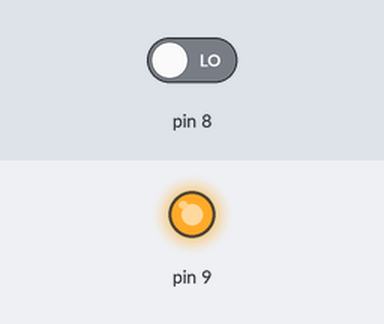
Simulated run of this program. Board: Arduino Uno, built with avr-gcc and run on an emulated ATmega328P. Parts: output pins drawn as LEDs (lit = HIGH). Dashed ring = blinking. The test bench sets the inputs (shaded band); at power-on: pin 8 LOW.

Above: at 1.2 s.
1.3 s: pin 8 driven HIGH
At 3.2 s:
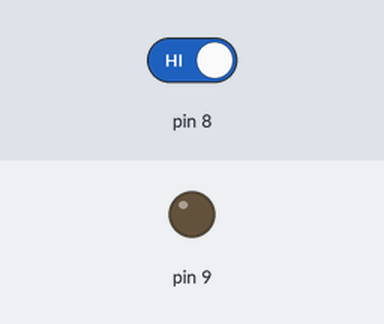
3.8 s: pin 8 driven LOW
At 4.4 s:
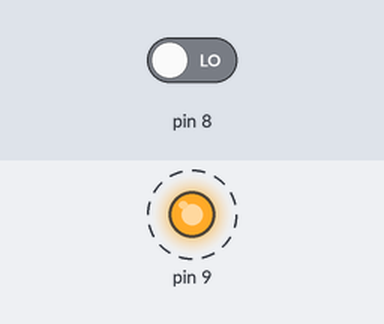
Timing chart, 0 to 17.8 s (numbered marks = the images above; inputs shaded):
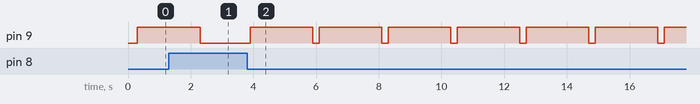

The program:

main.cpp
```cpp
extern "C"{
#include "IRSensor.h"
#include "objectDetection.h"
}
#include <Arduino.h>

void run_100ms(void);
void setup() {
pinMode(8,INPUT);
pinMode(9,OUTPUT);
}

void loop() {
  // put your main code here, to run repeatedly:
  run_100ms();
}

void run_100ms(void){
static unsigned long lastFunction1Time = 0;
unsigned long currentMillis = millis();
if (currentMillis - lastFunction1Time >= 100){
  lastFunction1Time = currentMillis;
  IRSensor_U.objectExist_B = digitalRead (8);
   IRSensor_objectDetection(IRSensor_U.objectExist_B, &IRSensor_Y.detectionLamp_B,
    &IRSensor_DW.objectDetection);
    digitalWrite (9, IRSensor_Y.detectionLamp_B);
}

}
```

IRSensor.c
```cpp
/*
 * File: IRSensor.c
 *
 * Code generated for Simulink model 'IRSensor'.
 *
 * Model version                  : 1.1
 * Simulink Coder version         : 23.2 (R2023b) 01-Aug-2023
 * C/C++ source code generated on : Mon Jul 15 14:19:00 2024
 *
 * Target selection: ert.tlc
 * Embedded hardware selection: Intel->x86-64 (Windows64)
 * Code generation objectives: Unspecified
 * Validation result: Not run
 */

#include "IRSensor.h"
#include "objectDetection.h"

/* Block states (default storage) */
DW_IRSensor_T IRSensor_DW;

/* External inputs (root inport signals with default storage) */
ExtU_IRSensor_T IRSensor_U;

/* External outputs (root outports fed by signals with default storage) */
ExtY_IRSensor_T IRSensor_Y;

/* Real-time model */
static RT_MODEL_IRSensor_T IRSensor_M_;
RT_MODEL_IRSensor_T *const IRSensor_M = &IRSensor_M_;

/* Model step function */
void IRSensor_step(void)
{
  /* Outputs for Atomic SubSystem: '<Root>/objectDetection' */

  /* Inport: '<Root>/objectExist_B' incorporates:
   *  Outport: '<Root>/detectionLamp_B'
   */
  IRSensor_objectDetection(IRSensor_U.objectExist_B, &IRSensor_Y.detectionLamp_B,
    &IRSensor_DW.objectDetection);

  /* End of Outputs for SubSystem: '<Root>/objectDetection' */
}

/* Model initialize function */
void IRSensor_initialize(void)
{
  /* SystemInitialize for Atomic SubSystem: '<Root>/objectDetection' */

  /* SystemInitialize for Outport: '<Root>/detectionLamp_B' */
  IRSensor_objectDetection_Init(&IRSensor_Y.detectionLamp_B);

  /* End of SystemInitialize for SubSystem: '<Root>/objectDetection' */
}

/* Model terminate function */
void IRSensor_terminate(void)
{
  /* (no terminate code required) */
}

/*
 * File trailer for generated code.
 *
 * [EOF]
 */
```

IRSensor.h
```cpp
/*
 * File: IRSensor.h
 *
 * Code generated for Simulink model 'IRSensor'.
 *
 * Model version                  : 1.1
 * Simulink Coder version         : 23.2 (R2023b) 01-Aug-2023
 * C/C++ source code generated on : Mon Jul 15 14:19:00 2024
 *
 * Target selection: ert.tlc
 * Embedded hardware selection: Intel->x86-64 (Windows64)
 * Code generation objectives: Unspecified
 * Validation result: Not run
 */

#ifndef RTW_HEADER_IRSensor_h_
#define RTW_HEADER_IRSensor_h_
#ifndef IRSensor_COMMON_INCLUDES_
#define IRSensor_COMMON_INCLUDES_
#include "rtwtypes.h"
#endif                                 /* IRSensor_COMMON_INCLUDES_ */

#include "IRSensor_types.h"
#include "objectDetection.h"

/* Macros for accessing real-time model data structure */
#ifndef rtmGetErrorStatus
#define rtmGetErrorStatus(rtm)         ((rtm)->errorStatus)
#endif

#ifndef rtmSetErrorStatus
#define rtmSetErrorStatus(rtm, val)    ((rtm)->errorStatus = (val))
#endif

/* Block states (default storage) for system '<Root>' */
typedef struct {
  DW_objectDetection_IRSensor_T objectDetection;/* '<Root>/objectDetection' */
} DW_IRSensor_T;

/* External inputs (root inport signals with default storage) */
typedef struct {
  boolean_T objectExist_B;             /* '<Root>/objectExist_B' */
} ExtU_IRSensor_T;

/* External outputs (root outports fed by signals with default storage) */
typedef struct {
  boolean_T detectionLamp_B;           /* '<Root>/detectionLamp_B' */
} ExtY_IRSensor_T;

/* Real-time Model Data Structure */
struct tag_RTM_IRSensor_T {
  const char_T * volatile errorStatus;
};

/* Block states (default storage) */
extern DW_IRSensor_T IRSensor_DW;

/* External inputs (root inport signals with default storage) */
extern ExtU_IRSensor_T IRSensor_U;

/* External outputs (root outports fed by signals with default storage) */
extern ExtY_IRSensor_T IRSensor_Y;

/* Model entry point functions */
extern void IRSensor_initialize(void);
extern void IRSensor_step(void);
extern void IRSensor_terminate(void);

/* Real-time Model object */
extern RT_MODEL_IRSensor_T *const IRSensor_M;

/*-
 * The generated code includes comments that allow you to trace directly
 * back to the appropriate location in the model.  The basic format
 * is <system>/block_name, where system is the system number (uniquely
 * assigned by Simulink) and block_name is the name of the block.
 *
 * Use the MATLAB hilite_system command to trace the generated code back
 * to the model.  For example,
 *
 * hilite_system('<S3>')    - opens system 3
 * hilite_system('<S3>/Kp') - opens and selects block Kp which resides in S3
 *
 * Here is the system hierarchy for this model
 *
 * '<Root>' : 'IRSensor'
 * '<S1>'   : 'IRSensor/objectDetection'
 * '<S2>'   : 'IRSensor/objectDetection/Chart'
 */
#endif                                 /* RTW_HEADER_IRSensor_h_ */

/*
 * File trailer for generated code.
 *
 * [EOF]
 */
```

IRSensor_types.h
```cpp
/*
 * File: IRSensor_types.h
 *
 * Code generated for Simulink model 'IRSensor'.
 *
 * Model version                  : 1.1
 * Simulink Coder version         : 23.2 (R2023b) 01-Aug-2023
 * C/C++ source code generated on : Mon Jul 15 14:19:00 2024
 *
 * Target selection: ert.tlc
 * Embedded hardware selection: Intel->x86-64 (Windows64)
 * Code generation objectives: Unspecified
 * Validation result: Not run
 */

#ifndef RTW_HEADER_IRSensor_types_h_
#define RTW_HEADER_IRSensor_types_h_

/* Forward declaration for rtModel */
typedef struct tag_RTM_IRSensor_T RT_MODEL_IRSensor_T;

#endif                                 /* RTW_HEADER_IRSensor_types_h_ */

/*
 * File trailer for generated code.
 *
 * [EOF]
 */
```

objectDetection.c
```cpp
/*
 * File: objectDetection.c
 *
 * Code generated for Simulink model 'IRSensor'.
 *
 * Model version                  : 1.1
 * Simulink Coder version         : 23.2 (R2023b) 01-Aug-2023
 * C/C++ source code generated on : Mon Jul 15 14:19:00 2024
 *
 * Target selection: ert.tlc
 * Embedded hardware selection: Intel->x86-64 (Windows64)
 * Code generation objectives: Unspecified
 * Validation result: Not run
 */

#include "rtwtypes.h"
#include "objectDetection.h"

/* Named constants for Chart: '<S1>/Chart' */
#define IRSensor_IN_hold               ((uint8_T)1U)
#define IRSensor_IN_init               ((uint8_T)2U)

/* System initialize for atomic system: '<Root>/objectDetection' */
void IRSensor_objectDetection_Init(boolean_T *rty_detectionLamp_B)
{
  /* SystemInitialize for Chart: '<S1>/Chart' */
  *rty_detectionLamp_B = false;
}

/* Output and update for atomic system: '<Root>/objectDetection' */
void IRSensor_objectDetection(boolean_T rtu_objectExist_B, boolean_T
  *rty_detectionLamp_B, DW_objectDetection_IRSensor_T *localDW)
{
  /* Chart: '<S1>/Chart' incorporates:
   *  Logic: '<S1>/NOT'
   */
  if (localDW->is_active_c3_IRSensor == 0U) {
    localDW->is_active_c3_IRSensor = 1U;
    localDW->is_c3_IRSensor = IRSensor_IN_init;
    *rty_detectionLamp_B = false;
  } else if (localDW->is_c3_IRSensor == IRSensor_IN_hold) {
    if (localDW->counter >= 20) {
      localDW->is_c3_IRSensor = IRSensor_IN_init;
      *rty_detectionLamp_B = false;
    } else {
      localDW->counter++;
      *rty_detectionLamp_B = true;
    }

    /* case IN_init: */
  } else if (!rtu_objectExist_B) {
    localDW->is_c3_IRSensor = IRSensor_IN_hold;
    localDW->counter = 0U;
  }

  /* End of Chart: '<S1>/Chart' */
}

/*
 * File trailer for generated code.
 *
 * [EOF]
 */
```

objectDetection.h
```cpp
/*
 * File: objectDetection.h
 *
 * Code generated for Simulink model 'IRSensor'.
 *
 * Model version                  : 1.1
 * Simulink Coder version         : 23.2 (R2023b) 01-Aug-2023
 * C/C++ source code generated on : Mon Jul 15 14:19:00 2024
 *
 * Target selection: ert.tlc
 * Embedded hardware selection: Intel->x86-64 (Windows64)
 * Code generation objectives: Unspecified
 * Validation result: Not run
 */

#ifndef RTW_HEADER_objectDetection_h_
#define RTW_HEADER_objectDetection_h_
#ifndef IRSensor_COMMON_INCLUDES_
#define IRSensor_COMMON_INCLUDES_
#include "rtwtypes.h"
#endif                                 /* IRSensor_COMMON_INCLUDES_ */

/* Block states (default storage) for system '<Root>/objectDetection' */
typedef struct {
  uint8_T counter;                     /* '<S1>/Chart' */
  uint8_T is_active_c3_IRSensor;       /* '<S1>/Chart' */
  uint8_T is_c3_IRSensor;              /* '<S1>/Chart' */
} DW_objectDetection_IRSensor_T;

extern void IRSensor_objectDetection_Init(boolean_T *rty_detectionLamp_B);
extern void IRSensor_objectDetection(boolean_T rtu_objectExist_B, boolean_T
  *rty_detectionLamp_B, DW_objectDetection_IRSensor_T *localDW);

#endif                                 /* RTW_HEADER_objectDetection_h_ */

/*
 * File trailer for generated code.
 *
 * [EOF]
 */
```

rtwtypes.h
```cpp
/*
 * File: rtwtypes.h
 *
 * Code generated for Simulink model 'IRSensor'.
 *
 * Model version                  : 1.1
 * Simulink Coder version         : 23.2 (R2023b) 01-Aug-2023
 * C/C++ source code generated on : Mon Jul 15 14:19:00 2024
 *
 * Target selection: ert.tlc
 * Embedded hardware selection: Intel->x86-64 (Windows64)
 * Code generation objectives: Unspecified
 * Validation result: Not run
 */

#ifndef RTWTYPES_H
#define RTWTYPES_H

/* Logical type definitions */
#if (!defined(__cplusplus))
#ifndef false
#define false                          (0U)
#endif

#ifndef true
#define true                           (1U)
#endif
#endif

/*=======================================================================*
 * Target hardware information
 *   Device type: Intel->x86-64 (Windows64)
 *   Number of bits:     char:   8    short:   16    int:  32
 *                       long:  32
 *                       native word size:  64
 *   Byte ordering: LittleEndian
 *   Signed integer division rounds to: Zero
 *   Shift right on a signed integer as arithmetic shift: on
 *=======================================================================*/

/*=======================================================================*
 * Fixed width word size data types:                                     *
 *   int8_T, int16_T, int32_T     - signed 8, 16, or 32 bit integers     *
 *   uint8_T, uint16_T, uint32_T  - unsigned 8, 16, or 32 bit integers   *
 *   real32_T, real64_T           - 32 and 64 bit floating point numbers *
 *=======================================================================*/
typedef signed char int8_T;
typedef unsigned char uint8_T;
typedef short int16_T;
typedef unsigned short uint16_T;
typedef int int32_T;
typedef unsigned int uint32_T;
typedef float real32_T;
typedef double real64_T;

/*===========================================================================*
 * Generic type definitions: boolean_T, char_T, byte_T, int_T, uint_T,       *
 *                           real_T, time_T, ulong_T.                        *
 *===========================================================================*/
typedef double real_T;
typedef double time_T;
typedef unsigned char boolean_T;
typedef int int_T;
typedef unsigned int uint_T;
typedef unsigned long ulong_T;
typedef char char_T;
typedef unsigned char uchar_T;
typedef char_T byte_T;

/*===========================================================================*
 * Complex number type definitions                                           *
 *===========================================================================*/
#define CREAL_T

typedef struct {
  real32_T re;
  real32_T im;
} creal32_T;

typedef struct {
  real64_T re;
  real64_T im;
} creal64_T;

typedef struct {
  real_T re;
  real_T im;
} creal_T;

#define CINT8_T

typedef struct {
  int8_T re;
  int8_T im;
} cint8_T;

#define CUINT8_T

typedef struct {
  uint8_T re;
  uint8_T im;
} cuint8_T;

#define CINT16_T

typedef struct {
  int16_T re;
  int16_T im;
} cint16_T;

#define CUINT16_T

typedef struct {
  uint16_T re;
  uint16_T im;
} cuint16_T;

#define CINT32_T

typedef struct {
  int32_T re;
  int32_T im;
} cint32_T;

#define CUINT32_T

typedef struct {
  uint32_T re;
  uint32_T im;
} cuint32_T;

/*=======================================================================*
 * Min and Max:                                                          *
 *   int8_T, int16_T, int32_T     - signed 8, 16, or 32 bit integers     *
 *   uint8_T, uint16_T, uint32_T  - unsigned 8, 16, or 32 bit integers   *
 *=======================================================================*/
#define MAX_int8_T                     ((int8_T)(127))
#define MIN_int8_T                     ((int8_T)(-128))
#define MAX_uint8_T                    ((uint8_T)(255U))
#define MAX_int16_T                    ((int16_T)(32767))
#define MIN_int16_T                    ((int16_T)(-32768))
#define MAX_uint16_T                   ((uint16_T)(65535U))
#define MAX_int32_T                    ((int32_T)(2147483647))
#define MIN_int32_T                    ((int32_T)(-2147483647-1))
#define MAX_uint32_T                   ((uint32_T)(0xFFFFFFFFU))

/* Block D-Work pointer type */
typedef void * pointer_T;

#endif                                 /* RTWTYPES_H */

/*
 * File trailer for generated code.
 *
 * [EOF]
 */
```

Measured:
- after the input at 1.3 s, pin 9: goes on until 2.3 s, then stays LOW
- after the input at 3.8 s, pin 9: alternates HIGH for 2.0 s and LOW for 0.20 s, starting after 0.10 s
